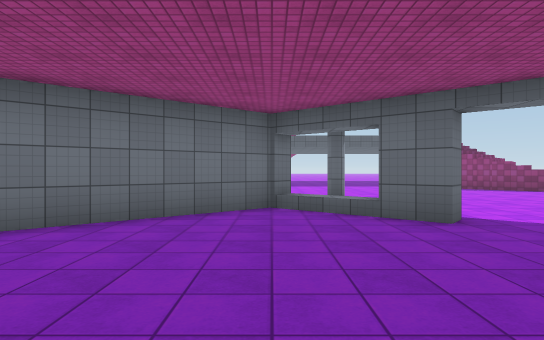
View 1 (above)

24 first-person views from a walk through a Unity game level. The camera is 1.4 m above the floor, looks level and sees 75° across. The floor is counted in squares, 2 m on a side. Each view is taken from the middle of a square. On the plan, view 1 faces up. The plan holds only what a view shows up to about 11 squares ahead; the rest is blank. The place goes on beyond the plan. The player is left out. Surface patterns are stand-ins for the level's own textures.

View 2
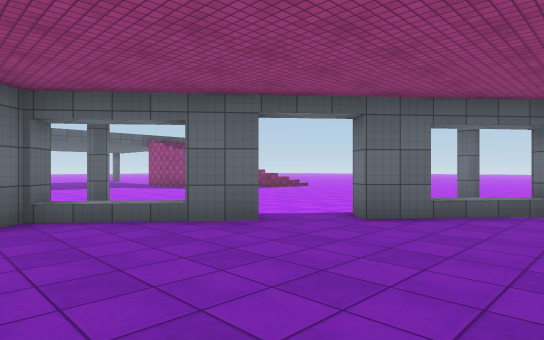

View 3
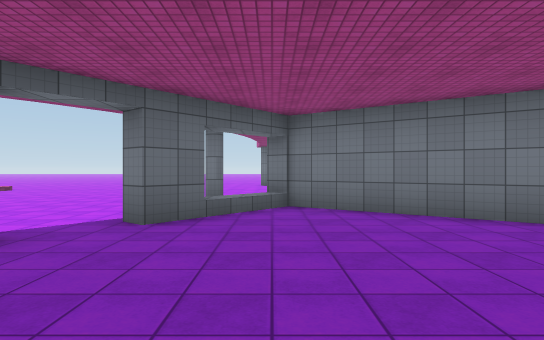

View 4
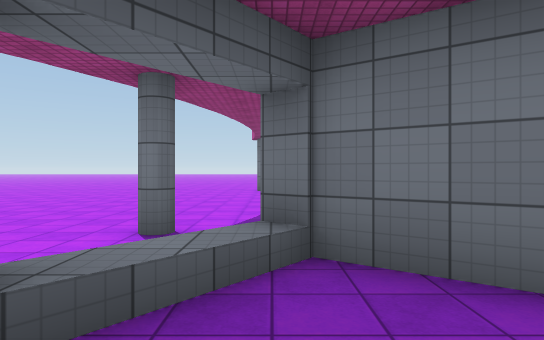

View 5
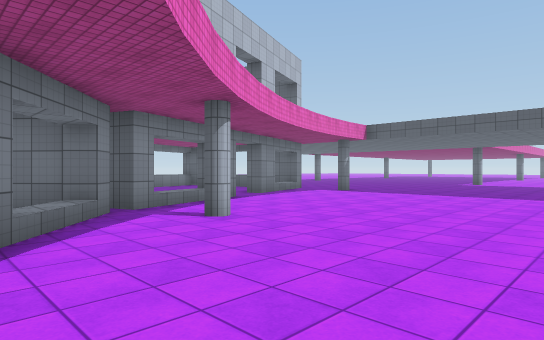

View 6
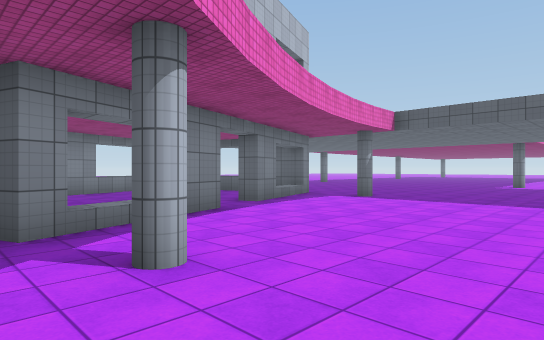

View 7
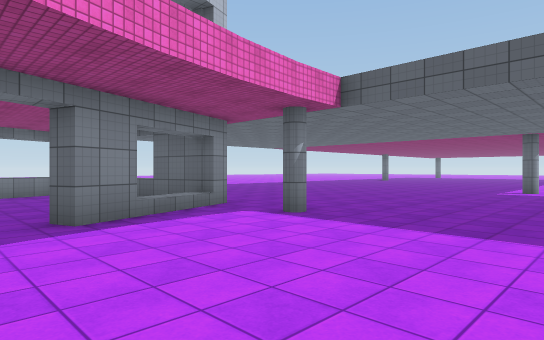

View 8
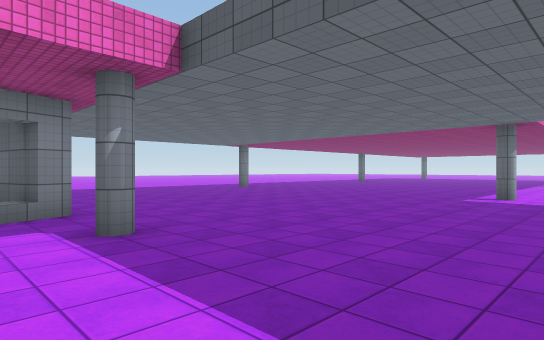

View 9
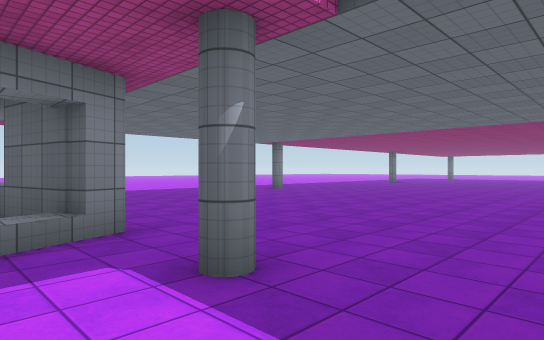

View 10
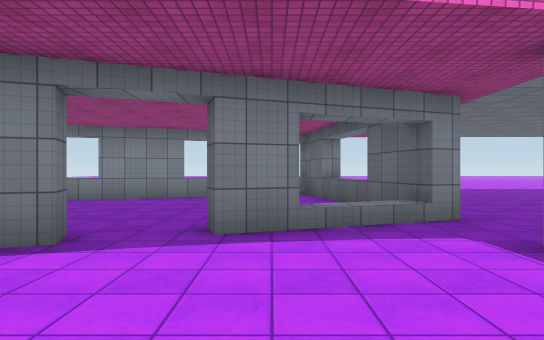

View 11
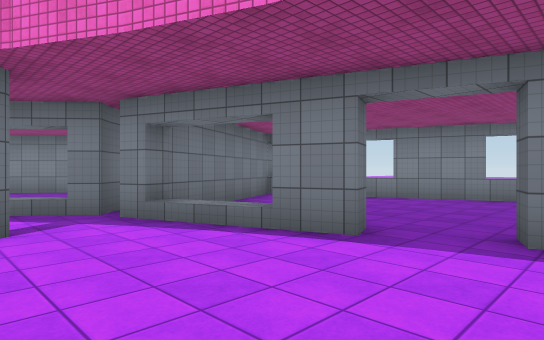

View 12
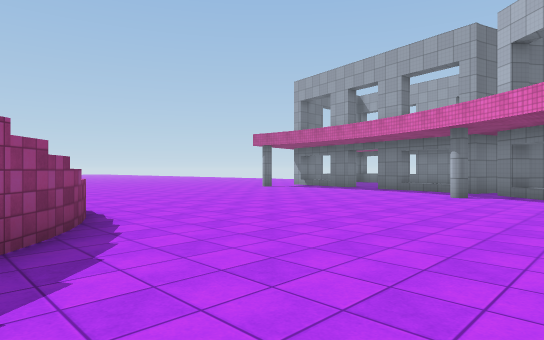

View 13
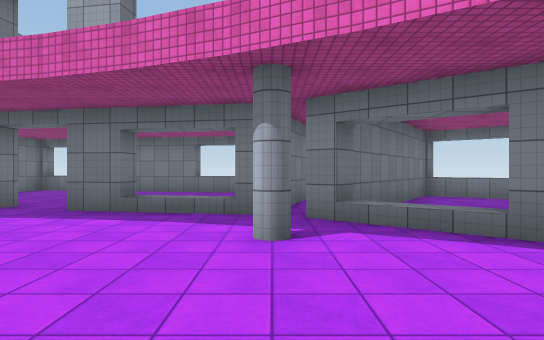

View 14
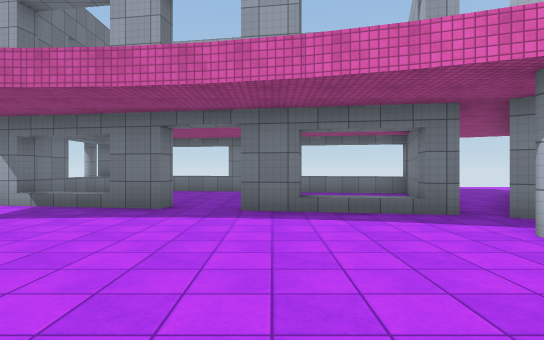

View 15
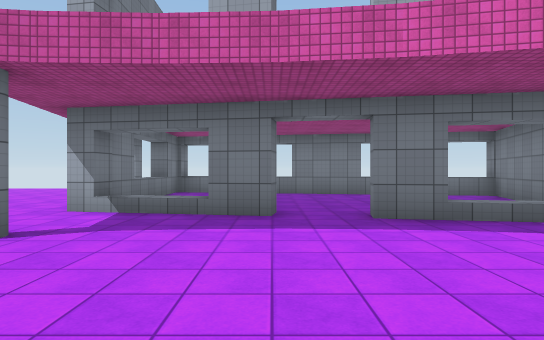

View 16
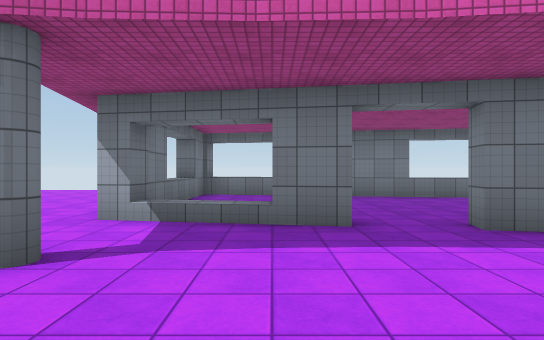

View 17
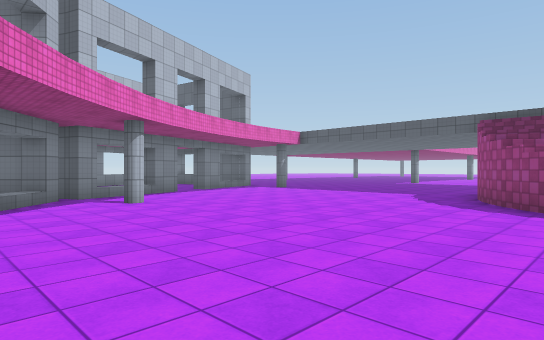

View 18
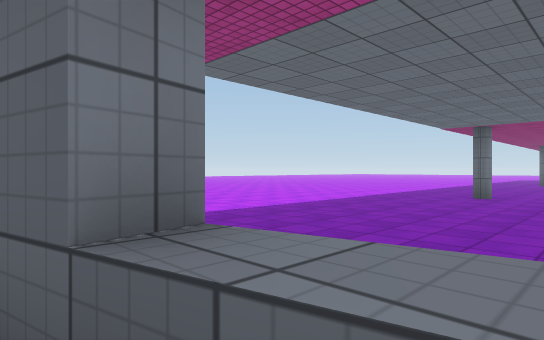

View 19
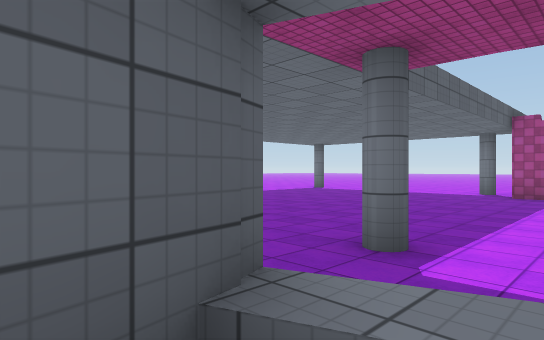

View 20
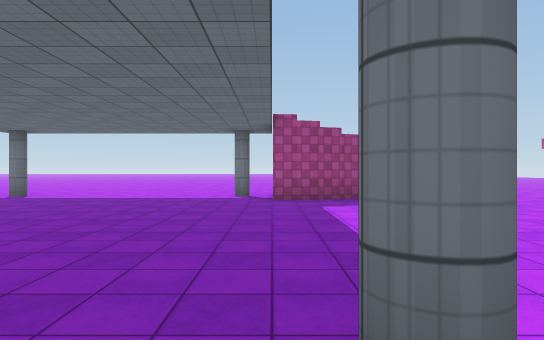

View 21
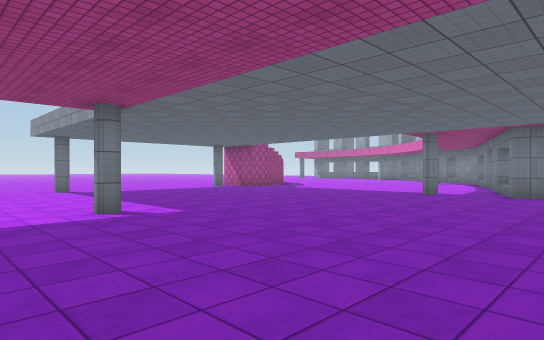

View 22
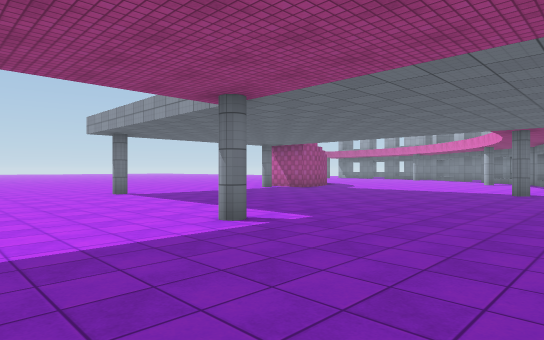

View 23
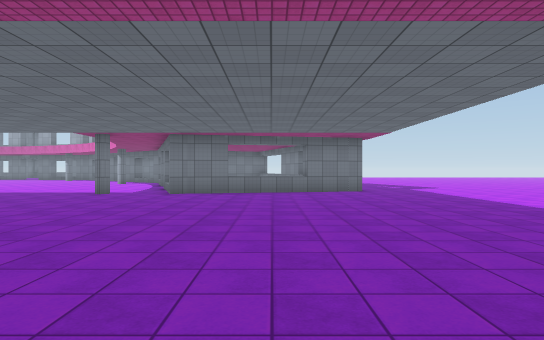

View 24
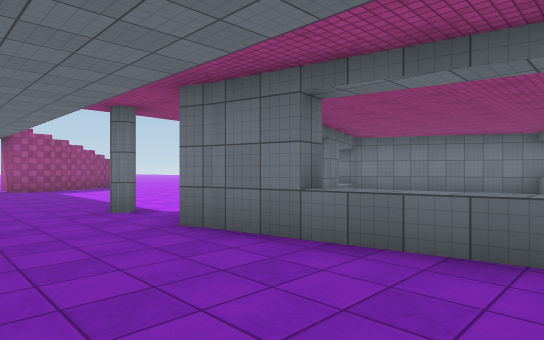

### Floor plan
Key: @ floor where view 1 was taken; # wall or solid block; . floor; / step, stairs or slope; = window, fence, low wall or low ledge; ^ raised ledge.
Columns run from 10 left of view 1 to 15 right of it. Each row starts with its distance up from view 1.
 27        . ...
 26  .. .. ...........
 25 ....................
 24 .#.........#........
 23 .................#..
 22 ....................
 21 ....................
 20 ....................
 19 ....................
 18 ....................
 17 .................#..
 16 ................///.
 15 ...^^^##.#.......//
 14   ##.............//
 13   ^.....#........//
 12   ^...............#/
 11   ^.................=/
 10    #.... #...............
  9    #...  /...............
  8    ^^    #.#.............
  7       .####..............
  6      #####.//............
  5     #####...#............
  4        #......#..........
  3        .......//.#........
  2         ......./#........#
  1          ......###//#.....
  0          #@...####  ..#//#
 -1           ^ ..#.#   .... #
 -2            ^^##.#....... ^
 -3             ##..#........^
 -4              .. #^^^.....^
 -5                     ##^^^#
 -6                          #

Where each view was taken, in squares from view 1:
view 1: 0 up, 0 right, facing up
view 2: 1 up, 1 left, facing up-right
view 3: 2 up, 1 left, facing right
view 4: 2 up, 3 right, facing right
view 5: 5 up, 6 right, facing up-left
view 6: 7 up, 4 right, facing up-left
view 7: 11 up, 3 right, facing up-left
view 8: 14 up, 3 right, facing up-left
view 9: 14 up, 1 right, facing up-left
view 10: 13 up, 2 right, facing left
view 11: 13 up, 2 right, facing down-left
view 12: 13 up, 4 right, facing down-right
view 13: 7 up, 7 right, facing down
view 14: 7 up, 10 right, facing down
view 15: 6 up, 12 right, facing down
view 16: 5 up, 13 right, facing down
view 17: 5 up, 9 right, facing up-left
view 18: 14 up, 6 left, facing up-left
view 19: 14 up, 4 left, facing up-right
view 20: 16 up, 2 left, facing right
view 21: 26 up, 5 left, facing down-right
view 22: 27 up, 3 left, facing down-right
view 23: 26 up, 6 left, facing down
view 24: 18 up, 7 left, facing down-right
